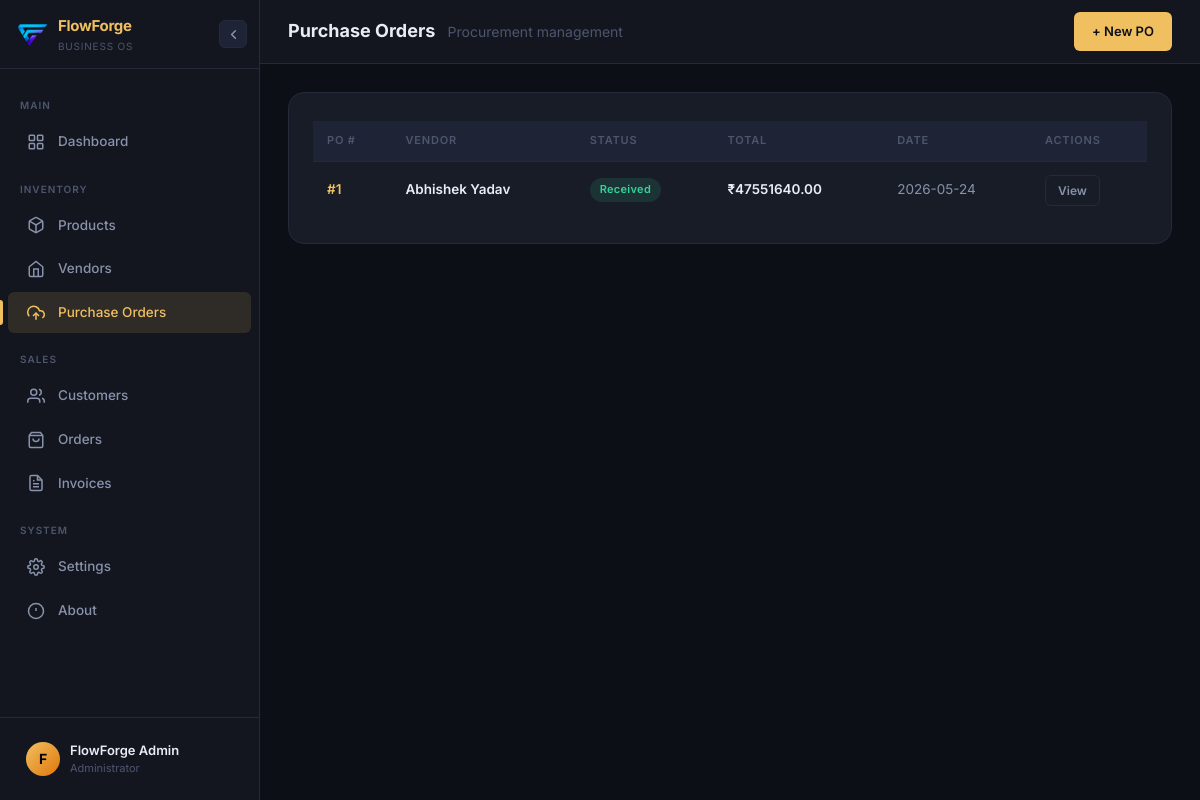
Before: /purchase-orders with the older database file.
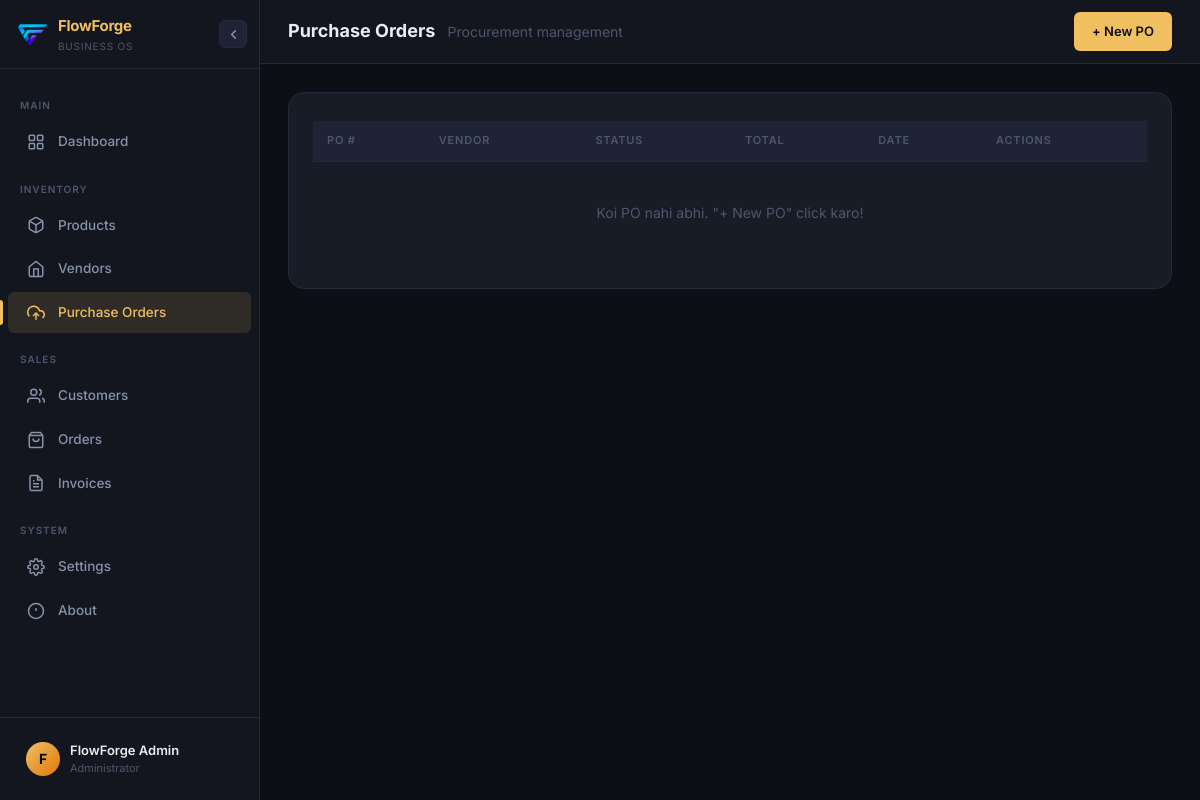
After: the same page with the newer database file.
### tables this page shows
CREATE TABLE purchase_orders (
            id           INTEGER PRIMARY KEY AUTOINCREMENT,
            vendor_id    INTEGER NOT NULL,
            status       TEXT DEFAULT 'pending',
            total_amount REAL DEFAULT 0,
            created_at   TIMESTAMP DEFAULT CURRENT_TIMESTAMP,
            FOREIGN KEY (vendor_id) REFERENCES vendors(id)
        );

CREATE TABLE vendors (
            id      INTEGER PRIMARY KEY AUTOINCREMENT,
            name    TEXT NOT NULL,
            email   TEXT,
            phone   TEXT,
            address TEXT
        );

### App.py (the view)
@app.route('/purchase-orders')
def po_list():
    db = get_db()
    purchase_orders = db.execute('''
        SELECT purchase_orders.*, vendors.name as vendor_name
        FROM purchase_orders
        JOIN vendors ON purchase_orders.vendor_id = vendors.id
        ORDER BY purchase_orders.created_at DESC
    ''').fetchall()
    return render_template('purchase_orders/list.html', purchase_orders=purchase_orders)

### database.py (called while the page is built)
def get_db():
    if 'db' not in g:
        conn = sqlite3.connect(DATABASE)
        conn.row_factory = sqlite3.Row
        conn.execute('PRAGMA foreign_keys = ON')
        g.db = conn
    return g.db

### templates/purchase_orders/list.html (shortened to what this page needs)
{% extends "base.html" %}
{% block page_title %}Purchase Orders{% endblock %}
{% block page_subtitle %}<span>Procurement management</span>{% endblock %}
{% block topbar_actions %}
<a href="/purchase-orders/add" class="btn btn-primary">+ New PO</a>
{% endblock %}
{% block content %}
<div class="card">
    <div class="table-wrap">
        <table>
            <thead>
                <tr><th>PO #</th><th>Vendor</th><th>Status</th><th>Total</th><th>Date</th><th>Actions</th></tr>
            </thead>
            <tbody>
                {% for po in purchase_orders %}
                <tr>
                    <td class="font-semibold text-accent">#{{ po['id'] }}</td>
                    <td class="font-semibold">{{ po['vendor_name'] }}</td>
                    <td>
                        {% if po['status'] == 'received' %}
                            <span class="badge badge-green">Received</span>
                        {% else %}
                            <span class="badge badge-yellow">Pending</span>
                        {% endif %}
                    </td>
                    <td class="font-semibold">₹{{ "%.2f"|format(po['total_amount']) }}</td>
                    <td class="td-muted">{{ po['created_at'][:10] }}</td>
                    <td>
                        <div class="flex gap-8">
                            <a href="/purchase-orders/{{ po['id'] }}" class="btn btn-outline btn-sm">View</a>
                        </div>
                    </td>
                </tr>
                {% else %}
                <tr><td colspan="6" class="td-empty">Koi PO nahi abhi. "+ New PO" click karo!</td></tr>
                {% endfor %}
            </tbody>
        </table>
    </div>
</div>
{% endblock %}

Changed rows visible on the page:
removed purchase_orders: id "1", vendor_name "Abhishek Yadav", status "Received", total_amount "47551640.00", created_at "2026-05-24"
Other visible differences:
text now shown: "Koi PO nahi abhi. \"+ New PO\" click karo!"
